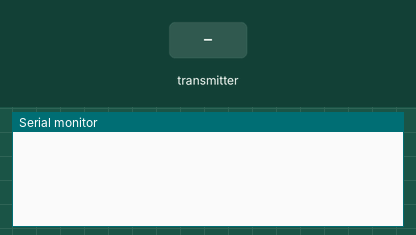
Recording of a sketch running on a simulated ESP32. On the bench: the last lines printed to the serial monitor. Inputs (shaded band) come from the test bench.

Above: at 1.2 s.
1.3 s: the transmitter starts sending integer = 0
At 1.66 s:
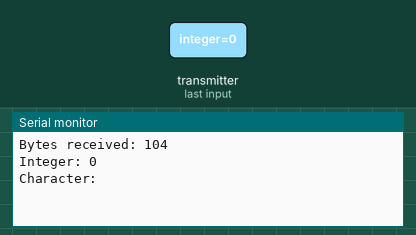
2.8 s: the transmitter starts sending character = 0
At 3.16 s:
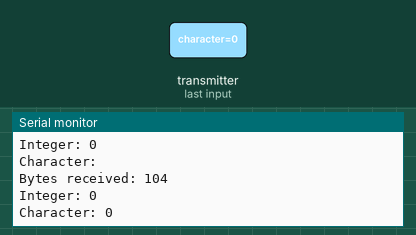
4.3 s: the transmitter starts sending integer = 1024
5.8 s: the transmitter starts sending character = 1
At 6.16 s:
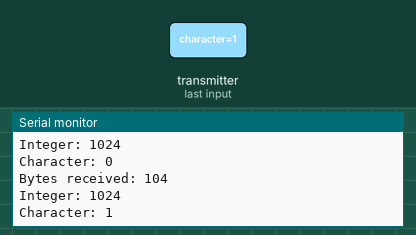

The sketch:

Receiver_demo.ino
```cpp
#include <esp_now.h>
#include <WiFi.h>

//Must match the sender structure
typedef struct struct_message {
  int integer;
  char character[100];
} struct_message;

struct_message message;


void data_receive(const uint8_t * mac, const uint8_t *incomingData, int len) {
  memcpy(&message, incomingData, sizeof(message));
  Serial.print("Bytes received: ");
  Serial.println(len);
  Serial.print("Integer: ");
  Serial.println(message.integer);
  Serial.print("Character: ");
  Serial.println(message.character);
  Serial.println();
}

void setup() {

  Serial.begin(115200);
  WiFi.mode(WIFI_STA);

  if (esp_now_init() != ESP_OK) {
    Serial.println("Error initializing ESP-NOW");
    return;
  }

  esp_now_register_recv_cb(data_receive);
}

void loop() {

}
```

Measured:
- after the input at 1.3 s, the serial monitor: prints a new line after 0.05 s (image 1)
- after the input at 2.8 s, the serial monitor: prints a new line after 0.05 s (image 2)
- after the input at 5.8 s, the serial monitor: prints a new line after 0.05 s (image 3)
